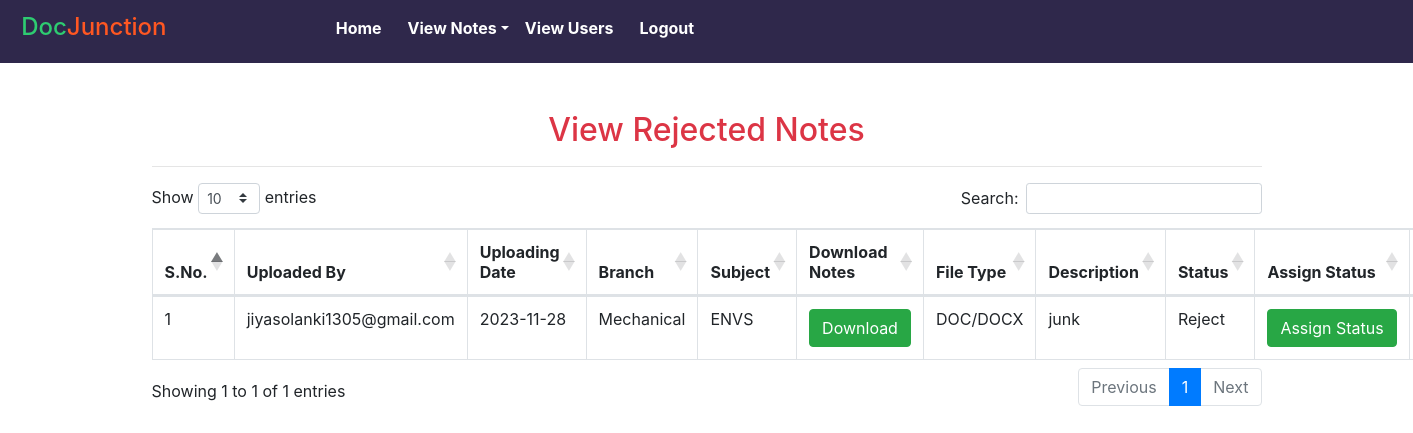
The app's page /rejected_notes (signed in) with its own data.
### notes/models.py (models this page shows, shortened)
class Notes(models.Model):
    user = models.ForeignKey(User,on_delete=models.CASCADE)
    uploadingdate = models.CharField(max_length=30)
    branch = models.CharField(max_length=30)
    subject = models.CharField(max_length=30)
    notesfile = models.FileField(null=True)
    filetype = models.CharField(max_length=30, null=True)
    description = models.TextField(max_length=200, null=True)
    status = models.CharField(max_length=15)

### notes/views.py (the view)
# urls.py: path('rejected_notes', rejected_notes, name='rejected_notes'),
def rejected_notes(request):
    if not request.user.is_authenticated:
        return redirect('login_admin')
    notes = Notes.objects.filter(status = "Reject")
    d = {'notes':notes}
    return render(request,'rejected_notes.html',d)

### notes/templates/rejected_notes.html (shortened to what this page needs)
{% extends 'admin_nav.html'%}
{% load static %}
{% block body %}
<link rel="stylesheet" href="https://cdnjs.cloudflare.com/ajax/libs/twitter-bootstrap/4.5.2/css/bootstrap.css">
<link rel="stylesheet" href="https://cdn.datatables.net/1.11.3/css/dataTables.bootstrap4.min.css">
<div class="container mt-5">
	<h2 class="text-center text-danger">View Rejected Notes</h2>
	<hr>
	<table class="table table-bordered" id="example">
		<thead>
			<tr>
				<th>S.No.</th>
				<th>Uploaded By</th>
				<th>Uploading Date</th>
				<th>Branch</th>
				<th>Subject</th>
				<th>Download Notes</th>
				<th>File Type</th>
				<th>Description</th>
				<th>Status</th>
				<th>Assign Status</th>
				<th>Action</th>
			</tr>
			</thead>
		<tbody>
			{% for i in notes %}
			<tr>
				<td>{{forloop.counter}}</td>
				<td>{{i.user.username}}</td>
				<td>{{i.uploadingdate}}</td>
				<td>{{i.branch}}</td>
				<td>{{i.subject}}</td>
				<td><a href="{{i.notesfile.url}}" class="btn btn-success" download> Download </a></td>
				<td>{{i.filetype}}</td>
				<td>{{i.description}}</td>
				<td>{{i.status}}</td>
                <td><a href="{% url 'assign_status' i.id%}" class="btn btn-success"> Assign&nbsp;Status </a></td>
				<td><a href="{% url 'delete_notes' i.id%}" class="btn btn-danger" onclick="return confirm('Do you really want to delete ?')"> Delete </a></td>
			</tr>
			{% endfor %}
		</tbody>
	</table>
</div>
{% endblock %}

### records on screen
Notes: user.username "jiyasolanki1305@gmail.com", uploadingdate "2023-11-28", branch "Mechanical", subject "ENVS", filetype "DOC/DOCX", description "junk", status "Reject"
